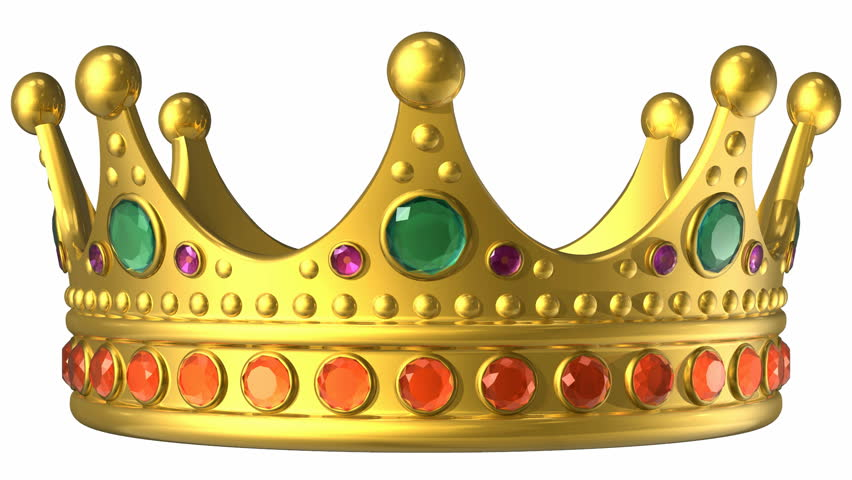
#> input picture data/crown.jpg, 852 x 480 px
$ python crown.py
#> lines starting #> are read from the running program, lines starting #| are printed output that depends on the picture; after the words box and inside, x2 and y2 are one past the last pixel; in counts of white or black regions, pixels touching at a corner belong together
# Label the jewels of any color you choose in the crown of kings.
import cv2
import numpy as np


def crown(path):
    ## Read
#> called with path = 'data/crown.jpg'
    img = cv2.imread(path)
#> img is the input picture: shape (480, 852, 3); mean B, G, R 150.8, 197.9, 215.6

    ## convert to hsv
    hsv = cv2.cvtColor(img, cv2.COLOR_BGR2HSV)
#> hsv: shape (480, 852, 3); mean H, S, V 17.8, 93.4, 217.2

    ## mask of green (36,25,25) ~ (86, 255,255)
    # mask = cv2.inRange(hsv, (36, 25, 25), (86, 255,255))
    green = cv2.inRange(hsv, (36, 25, 25), (70, 255, 255))
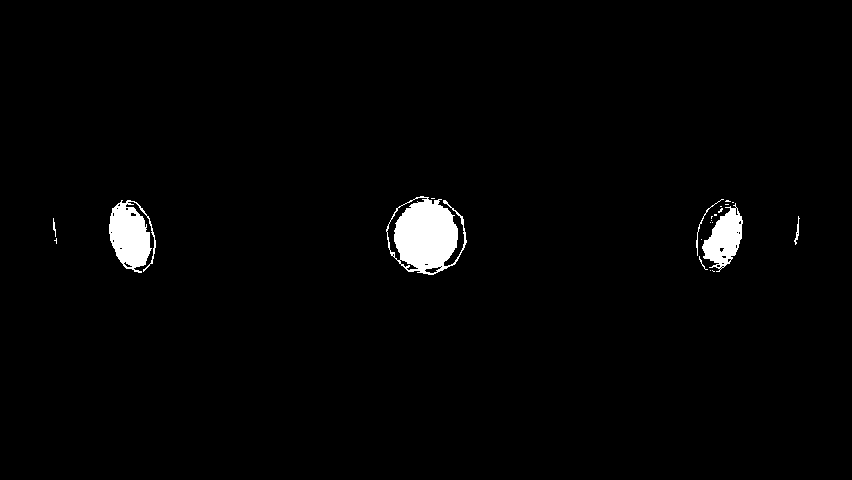
#> green: shape (480, 852); 1.9% white; 22 white regions (15 under 20 px)

    cnts, hie = cv2.findContours(green, cv2.RETR_TREE, cv2.CHAIN_APPROX_NONE)
#> cnts = 51 contours, 43 with area under 20; largest, box (x1, y1, x2, y2) and area: (386, 196, 467, 275) 4192, (109, 200, 156, 273) 2044, (702, 203, 743, 272) 1456, (386, 197, 428, 261) 486, (399, 259, 419, 271) 80, (424, 266, 442, 274) 66, (794, 216, 800, 245) 26, (123, 261, 133, 268) 24; hie = 51 rows, first 6: [1, -1, -1, -1], [2, 0, -1, -1], [3, 1, -1, -1], [4, 2, -1, -1], [5, 3, -1, -1], [6, 4, -1, -1]
    cv2.drawContours(img, cnts, -1, (0, 255, 0), 3)
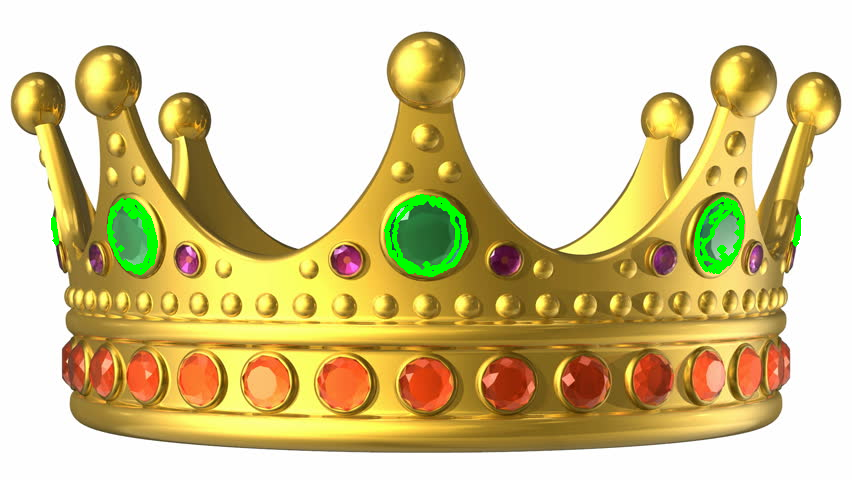
#> img: shape (480, 852, 3); 1.42% of pixels changed, all inside (x1, y1, x2, y2) = (51, 194, 802, 277)

    cv2.imshow("green", img)
    cv2.waitKey(0)


if __name__ == '__main__':
    file = 'data/crown.jpg'
    crown(file)

$ run again, with data/flowers.jpg copied over data/crown.jpg
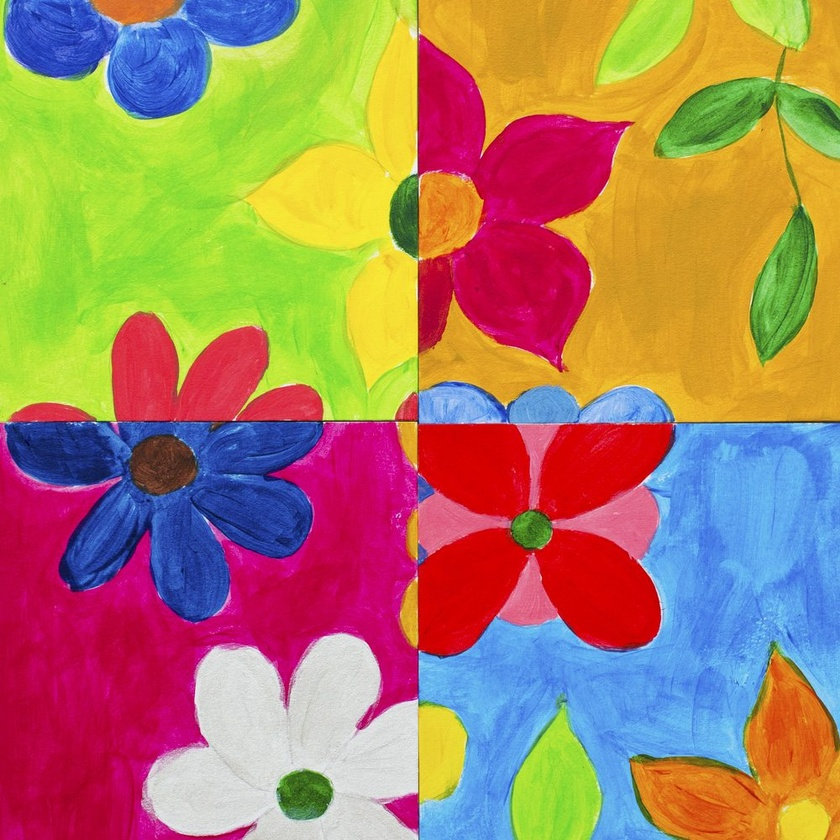
#> input picture data/flowers.jpg, 840 x 840 px, shrunk from 1000 x 1000 before the run
#> in crown, img is the input picture: shape (840, 840, 3); mean B, G, R 99, 128.3, 169.5
#> hsv: shape (840, 840, 3); mean H, S, V 81, 190.1, 210.3
#> in crown, `green = cv2.inRange(hsv, (36, 25, 25), (70, 255, 255))`:
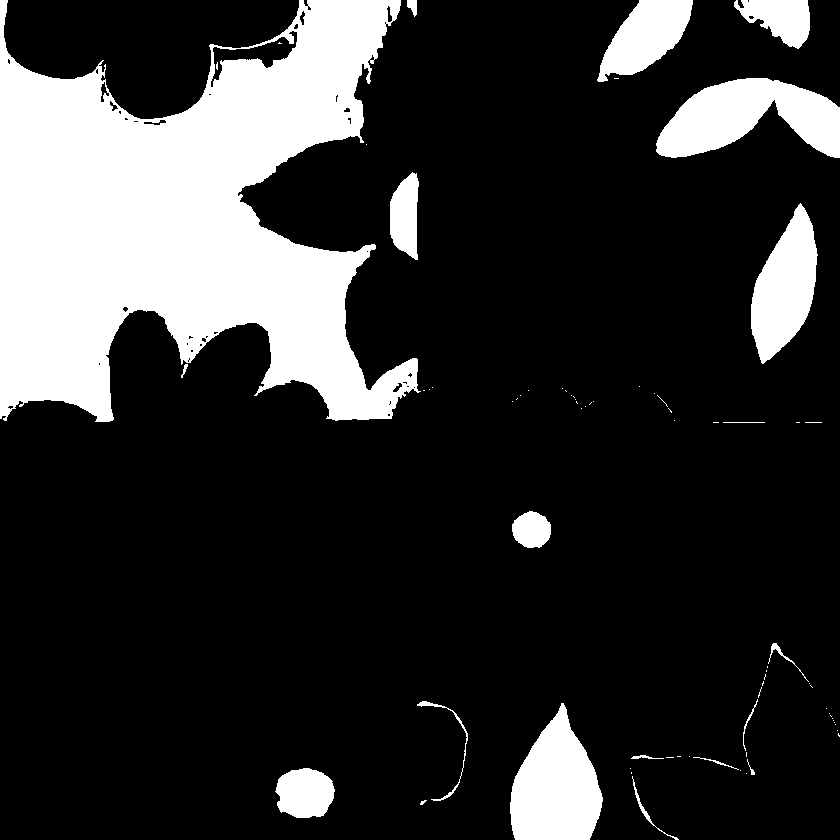
#> green: shape (840, 840); 20% white; 73 white regions (54 under 20 px)
#> cnts = 114 contours, 87 with area under 20; largest, box (x1, y1, x2, y2) and area: (0, 0, 421, 422) 103962, (656, 78, 840, 158) 8878, (510, 703, 603, 840) 8342, (751, 203, 818, 364) 6298, (597, 0, 693, 82) 4341; hie = 114 rows, first 6: [1, -1, -1, -1], [2, 0, -1, -1], [3, 1, -1, -1], [4, 2, -1, -1], [5, 3, -1, -1], [6, 4, -1, -1]
#> in crown, `cv2.drawContours(img, cnts, -1, (0, 255, 0), 3)`:
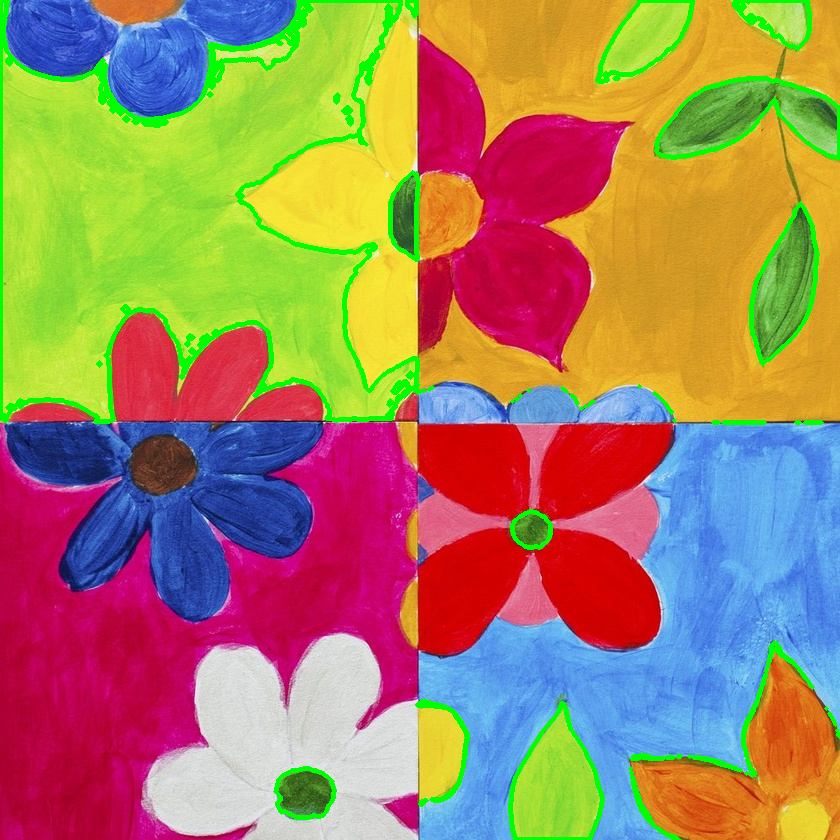
#> img: shape (840, 840, 3); 3.96% of pixels changed, all inside (x1, y1, x2, y2) = (0, 0, 840, 840)
